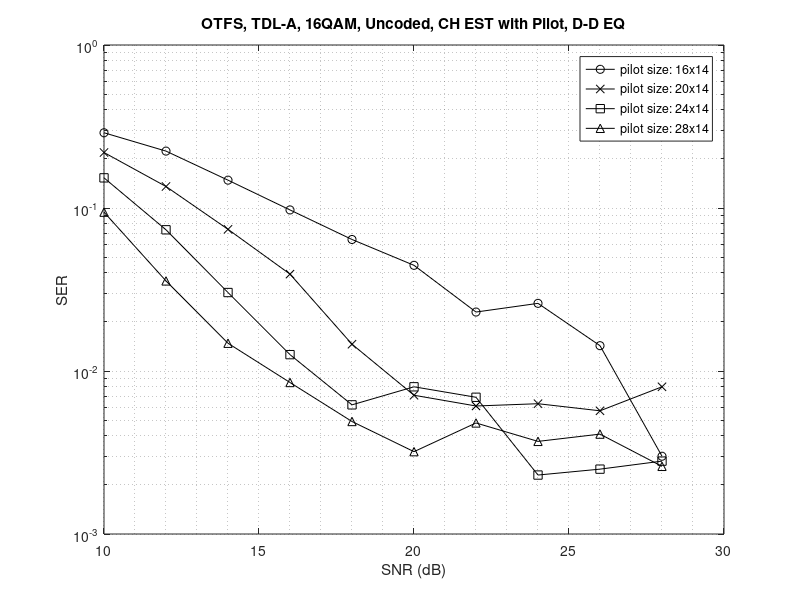
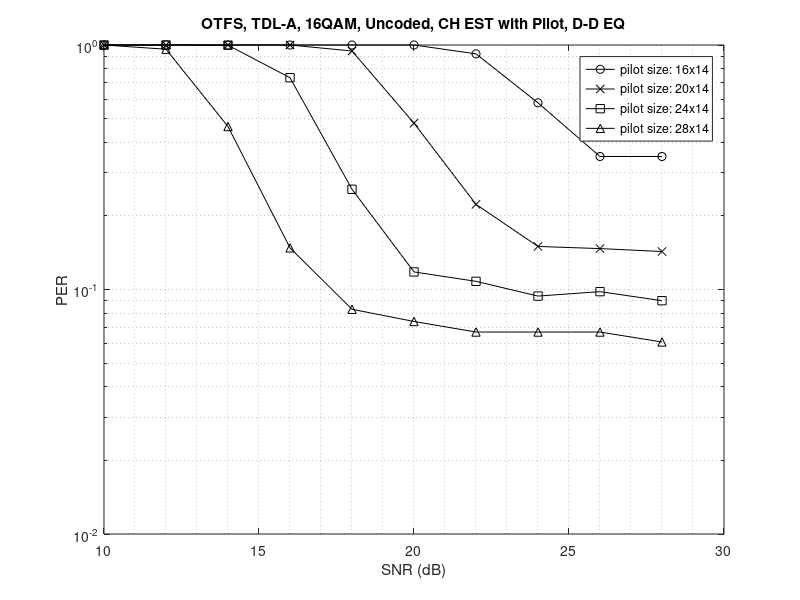

Source code (MATLAB) for these figures, in order:
% Simulator: test_ch_conv_script
% TDL-A
% 0.1 us rms delay spread
% 3 km/h mobility

% [SNR, NUM PKTS, SER TFEQ, SER DDEQ, PER TFEQ, PER DDEQ]
% 1) OTFS with cyclic postfix / pilot size 16 (channel estimation with pilot)
% 2) OTFS with cyclic postfix / pilot size 20 (channel estimation with pilot)
% 3) OTFS with cyclic postfix / pilot size 24 (channel estimation with pilot)
% 4) OTFS with cyclic postfix / pilot size 28 (channel estimation with pilot)

% with cyclic postfix / synch delayed to prevent inter-symbol interference
% pilot size: 16x14 / guard: 8x14
per_pilot16 = [...
    10.0    100  0.1303  0.2895  0.3800  1.0000
    12.0    100  0.1187  0.2234  0.2100  1.0000
    14.0    100  0.0762  0.1482  0.1500  1.0000
    16.0    100  0.0608  0.0973  0.1300  1.0000
    18.0    100  0.0269  0.0641  0.0500  1.0000
    20.0    100  0.0365  0.0445  0.0900  1.0000
    22.0    100  0.0202  0.0230  0.0700  0.9200
    24.0    100  0.0181  0.0260  0.0400  0.5800
    26.0    100  0.0053  0.0143  0.0200  0.3500
    28.0    100  0.0000  0.0030  0.0000  0.3500];

% with cyclic postfix / synch delayed to prevent inter-symbol interference
% pilot size: 20x14 / guard: 10x14
per_pilot20 = [...
    10.0   1000  0.1629  0.2190  0.3470  1.0000
    12.0   1000  0.1141  0.1355  0.2350  1.0000
    14.0   1000  0.0676  0.0740  0.1470  1.0000
    16.0   1000  0.0535  0.0393  0.1060  1.0000
    18.0   1000  0.0215  0.0146  0.0610  0.9450
    20.0   1000  0.0132  0.0071  0.0450  0.4790
    22.0   1000  0.0090  0.0061  0.0280  0.2230
    24.0   1000  0.0076  0.0063  0.0280  0.1500
    26.0   1000  0.0047  0.0057  0.0150  0.1470
    28.0   1000  0.0034  0.0080  0.0170  0.1430];
  
% with cyclic postfix / synch delayed to prevent inter-symbol interference
% pilot size: 24x14 / guard: 12x14
per_pilot24 = [...
    10.0   1000  0.1580  0.1531  0.3220  1.0000
    12.0   1000  0.1008  0.0735  0.2240  1.0000
    14.0   1000  0.0710  0.0303  0.1550  0.9980
    16.0   1000  0.0413  0.0126  0.0890  0.7350
    18.0   1000  0.0253  0.0062  0.0520  0.2570
    20.0   1000  0.0200  0.0080  0.0420  0.1180
    22.0   1000  0.0147  0.0069  0.0350  0.1080
    24.0   1000  0.0065  0.0023  0.0200  0.0940
    26.0   1000  0.0027  0.0025  0.0090  0.0980
    28.0   1000  0.0016  0.0028  0.0070  0.0900];

% with cyclic postfix / synch delayed to prevent inter-symbol interference
% pilot size: 28x14 / guard: 14x14
per_pilot28 = [...
    10.0   1000  0.1655  0.0943  0.3230  1.0000
    12.0   1000  0.1100  0.0357  0.2200  0.9610
    14.0   1000  0.0794  0.0148  0.1460  0.4640
    16.0   1000  0.0462  0.0085  0.1010  0.1480
    18.0   1000  0.0273  0.0049  0.0580  0.0830
    20.0   1000  0.0182  0.0032  0.0410  0.0740
    22.0   1000  0.0139  0.0048  0.0330  0.0670
    24.0   1000  0.0092  0.0037  0.0200  0.0670
    26.0   1000  0.0085  0.0041  0.0330  0.0670
    28.0   1000  0.0023  0.0026  0.0160  0.0610];

ser_otfs_tdla_v3_pilot16 = per_pilot16(:, [1 4]);
per_otfs_tdla_v3_pilot16 = per_pilot16(:, [1 6]);
ser_otfs_tdla_v3_pilot20 = per_pilot20(:, [1 4]);
per_otfs_tdla_v3_pilot20 = per_pilot20(:, [1 6]);
ser_otfs_tdla_v3_pilot24 = per_pilot24(:, [1 4]);
per_otfs_tdla_v3_pilot24 = per_pilot24(:, [1 6]);
ser_otfs_tdla_v3_pilot28 = per_pilot28(:, [1 4]);
per_otfs_tdla_v3_pilot28 = per_pilot28(:, [1 6]);

figure
semilogy(ser_otfs_tdla_v3_pilot16(:,1),ser_otfs_tdla_v3_pilot16(:,2),'-ko'), hold on
semilogy(ser_otfs_tdla_v3_pilot20(:,1),ser_otfs_tdla_v3_pilot20(:,2),'-kx')
semilogy(ser_otfs_tdla_v3_pilot24(:,1),ser_otfs_tdla_v3_pilot24(:,2),'-ks')
semilogy(ser_otfs_tdla_v3_pilot28(:,1),ser_otfs_tdla_v3_pilot28(:,2),'-k^'), hold off
grid minor
title('OTFS, TDL-A, 16QAM, Uncoded, CH EST with Pilot, D-D EQ')
xlabel('SNR (dB)'), ylabel('SER'), legend('pilot size: 16x14', 'pilot size: 20x14', 'pilot size: 24x14', 'pilot size: 28x14')

figure
semilogy(per_otfs_tdla_v3_pilot16(:,1),per_otfs_tdla_v3_pilot16(:,2),'-ko'), hold on
semilogy(per_otfs_tdla_v3_pilot20(:,1),per_otfs_tdla_v3_pilot20(:,2),'-kx')
semilogy(per_otfs_tdla_v3_pilot24(:,1),per_otfs_tdla_v3_pilot24(:,2),'-ks')
semilogy(per_otfs_tdla_v3_pilot28(:,1),per_otfs_tdla_v3_pilot28(:,2),'-k^'), hold off
grid minor
title('OTFS, TDL-A, 16QAM, Uncoded, CH EST with Pilot, D-D EQ')
xlabel('SNR (dB)'), ylabel('PER'), legend('pilot size: 16x14', 'pilot size: 20x14', 'pilot size: 24x14', 'pilot size: 28x14')
